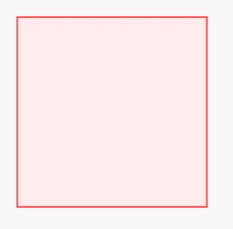
#> input picture Images/Selection_027.png, 233 x 229 px, found by its file name
$ python corner.py
#> lines starting #> are read from the running program, lines starting #| are printed output that depends on the picture; after the words box and inside, x2 and y2 are one past the last pixel; in counts of white or black regions, pixels touching at a corner belong together
import cv2
import numpy as np
import matplotlib.pyplot as plt


filename = 'Selection_027.png'
img = cv2.imread(filename)
#> img is the input picture: shape (229, 233, 3); mean B, G, R 235.8, 235.7, 252.5
gray = cv2.cvtColor(img,cv2.COLOR_BGR2GRAY)
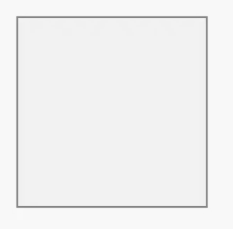
#> gray: shape (229, 233); min 132, max 249, mean 240.9

gray = np.float32(gray)
dst = cv2.cornerHarris(gray,2,3,0.04)
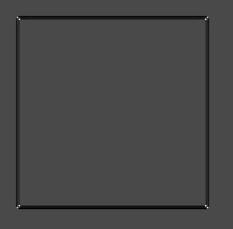
#> dst: shape (229, 233) float32; min -4162301.5, max 10284081, mean -135424.2; drawn with min black and max white

#result is dilated for marking the corners, not important
dst = cv2.dilate(dst,None)

# Threshold for an optimal value, it may vary depending on the image.
img[dst>0.01*dst.max()]=[0,0,255]
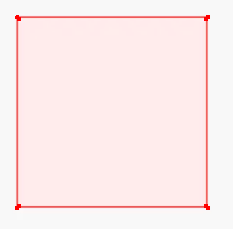
#> img: shape (229, 233, 3); 0.21% of pixels changed, all inside (x1, y1, x2, y2) = (15, 15, 210, 210)


plt.imshow(img)
#print(img)
plt.show()

$ run again, with Images/grid.PNG copied over Images/Selection_027.png
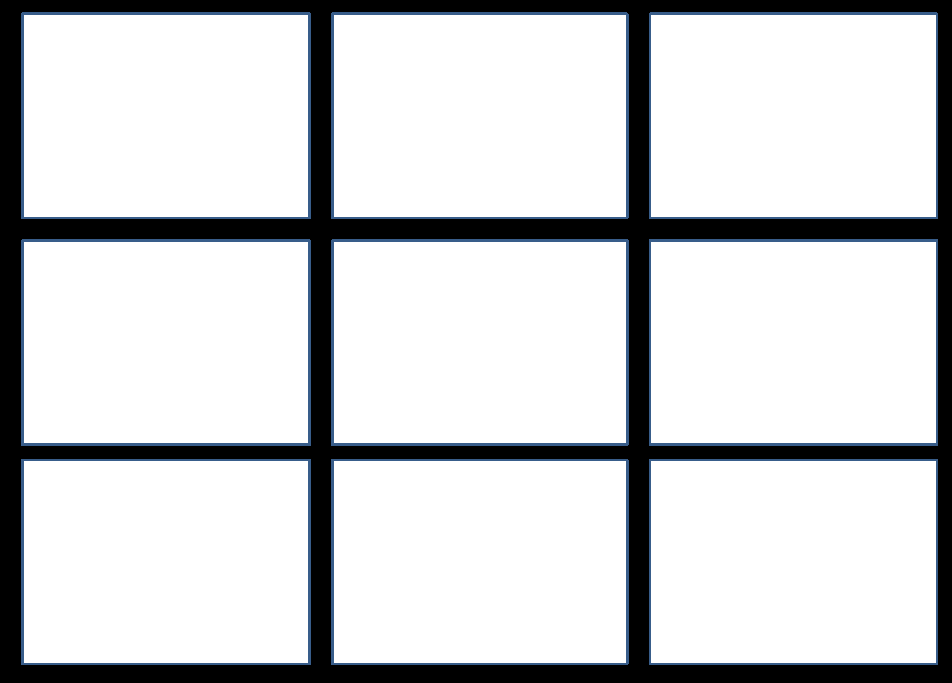
#> input picture Images/grid.PNG, 952 x 683 px, found by its file name
#> img is the input picture: shape (683, 952, 3); mean B, G, R 209.1, 207.6, 206.3
#> `dst = cv2.dilate(dst,None)`:
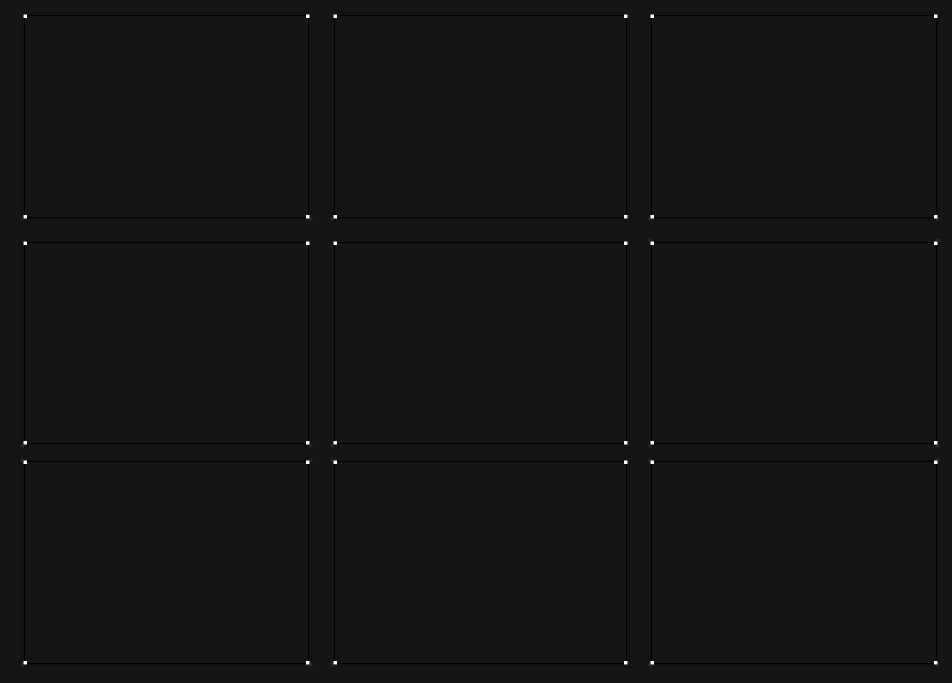
#> dst: shape (683, 952) float32; min -7965941.5, max 86349568, mean -75089.6; drawn with min black and max white
#> `img[dst>0.01*dst.max()]=[0,0,255]`:
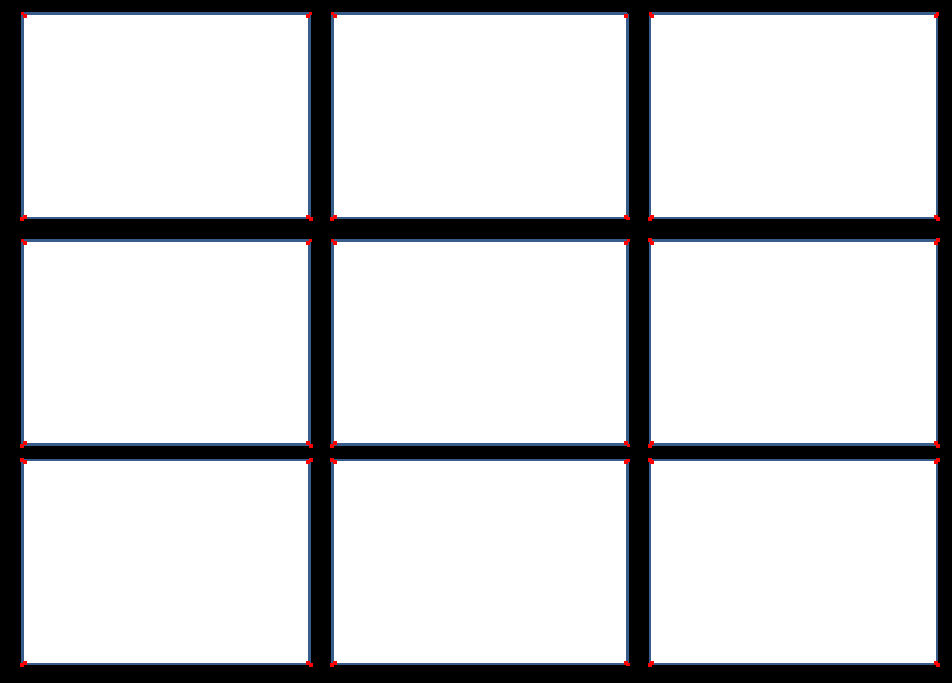
#> img: shape (683, 952, 3); 0.15% of pixels changed, all inside (x1, y1, x2, y2) = (20, 12, 940, 667)
